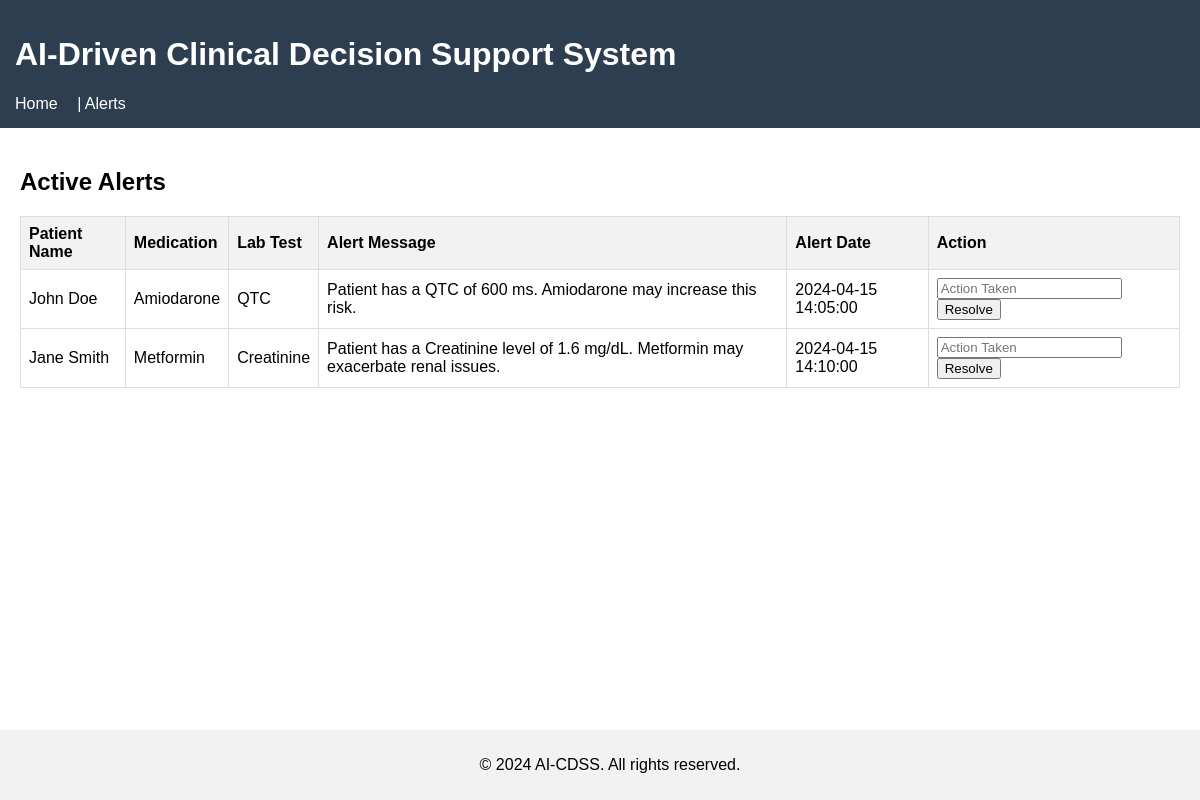
Screenshot of /alerts with the database file from the repository.
### tables this page shows
CREATE TABLE Patients (
            patient_id INTEGER PRIMARY KEY AUTOINCREMENT,
            first_name TEXT NOT NULL,
            last_name TEXT NOT NULL,
            date_of_birth DATE NOT NULL,
            gender TEXT NOT NULL CHECK(gender IN ('M','F','O')),
            phone TEXT UNIQUE NOT NULL,
            email TEXT UNIQUE NOT NULL,
            address TEXT
        );

CREATE TABLE Medications (
            medication_id INTEGER PRIMARY KEY AUTOINCREMENT,
            name TEXT NOT NULL UNIQUE,
            description TEXT,
            side_effects TEXT
        );

CREATE TABLE Alerts (
            alert_id INTEGER PRIMARY KEY AUTOINCREMENT,
            patient_id INTEGER NOT NULL,
            medication_id INTEGER,
            lab_test_name TEXT NOT NULL,
            alert_message TEXT NOT NULL,
            alert_date DATETIME NOT NULL,
            resolved BOOLEAN DEFAULT FALSE,
            FOREIGN KEY (patient_id) REFERENCES Patients(patient_id) ON DELETE CASCADE,
            FOREIGN KEY (medication_id) REFERENCES Medications(medication_id) ON DELETE SET NULL
        );

### app.py (the view)
@app.route('/alerts')
def view_alerts():
    alerts = pd.read_sql_query("""
        SELECT Alerts.*, Patients.first_name as patient_first, Patients.last_name as patient_last, Medications.name as medication_name
        FROM Alerts
        LEFT JOIN Patients ON Alerts.patient_id = Patients.patient_id
        LEFT JOIN Medications ON Alerts.medication_id = Medications.medication_id
        WHERE Alerts.resolved = 0
    """, engine)
    return render_template('alerts.html', alerts=alerts)

### templates/alerts.html
{% extends "base.html" %}
{% block content %}
<h2>Active Alerts</h2>
<table>
    <tr>
        <th>Patient Name</th>
        <th>Medication</th>
        <th>Lab Test</th>
        <th>Alert Message</th>
        <th>Alert Date</th>
        <th>Action</th>
    </tr>
    {% for _, row in alerts.iterrows() %}
    <tr>
        <td>{{ row.patient_first }} {{ row.patient_last }}</td>
        <td>{{ row.medication_name }}</td>
        <td>{{ row.lab_test_name }}</td>
        <td>{{ row.alert_message }}</td>
        <td>{{ row.alert_date }}</td>
        <td>
            <form action="{{ url_for('resolve_alert', alert_id=row.alert_id) }}" method="POST">
                <input type="text" name="action_taken" placeholder="Action Taken" required>
                <button type="submit">Resolve</button>
            </form>
        </td>
    </tr>
    {% endfor %}
</table>
{% endblock %}

### templates/base.html (shortened to what this page needs)
<!DOCTYPE html>
<html lang="en">
<head>
    <link rel="stylesheet" href="{{ url_for('static', filename='css/styles.css') }}">
</head>
<body>
    <header>
        <h1>AI-Driven Clinical Decision Support System</h1>
        <nav>
            <a href="{{ url_for('index') }}">Home</a> |
            <a href="{{ url_for('view_alerts') }}">Alerts</a>
        </nav>
    </header>
    <main>
        {% block content %}{% endblock %}
    </main>
    <footer>
        <p>&copy; 2024 AI-CDSS. All rights reserved.</p>
    </footer>
</body>
</html>

### static/css/styles.css (style rules this page uses)
body { font-family: Arial, sans-serif; margin: 0; padding: 0; }
header { background-color: #2c3e50; color: white; padding: 15px; }
nav a { color: white; margin-right: 15px; text-decoration: none; }
main { padding: 20px; }
table { width: 100%; border-collapse: collapse; margin-bottom: 20px; }
table, th, td { border: 1px solid #ddd; }
th, td { padding: 8px; text-align: left; }
th { background-color: #f2f2f2; }
footer { background-color: #f2f2f2; text-align: center; padding: 10px; position: fixed; bottom: 0; width: 100%; }

### rows the page displays
Patients: patient_first "John", patient_last "Doe"
Medications: medication_name "Amiodarone"
Alerts: lab_test_name "QTC", alert_message "Patient has a QTC of 600 ms. Amiodarone may increase this risk.", alert_date "2024-04-15 14:05:00"
Patients: patient_first "Jane", patient_last "Smith"
Medications: medication_name "Metformin"
Alerts: lab_test_name "Creatinine", alert_message "Patient has a Creatinine level of 1.6 mg/dL. Metformin may exacerbate renal issues.", alert_date "2024-04-15 14:10:00"
